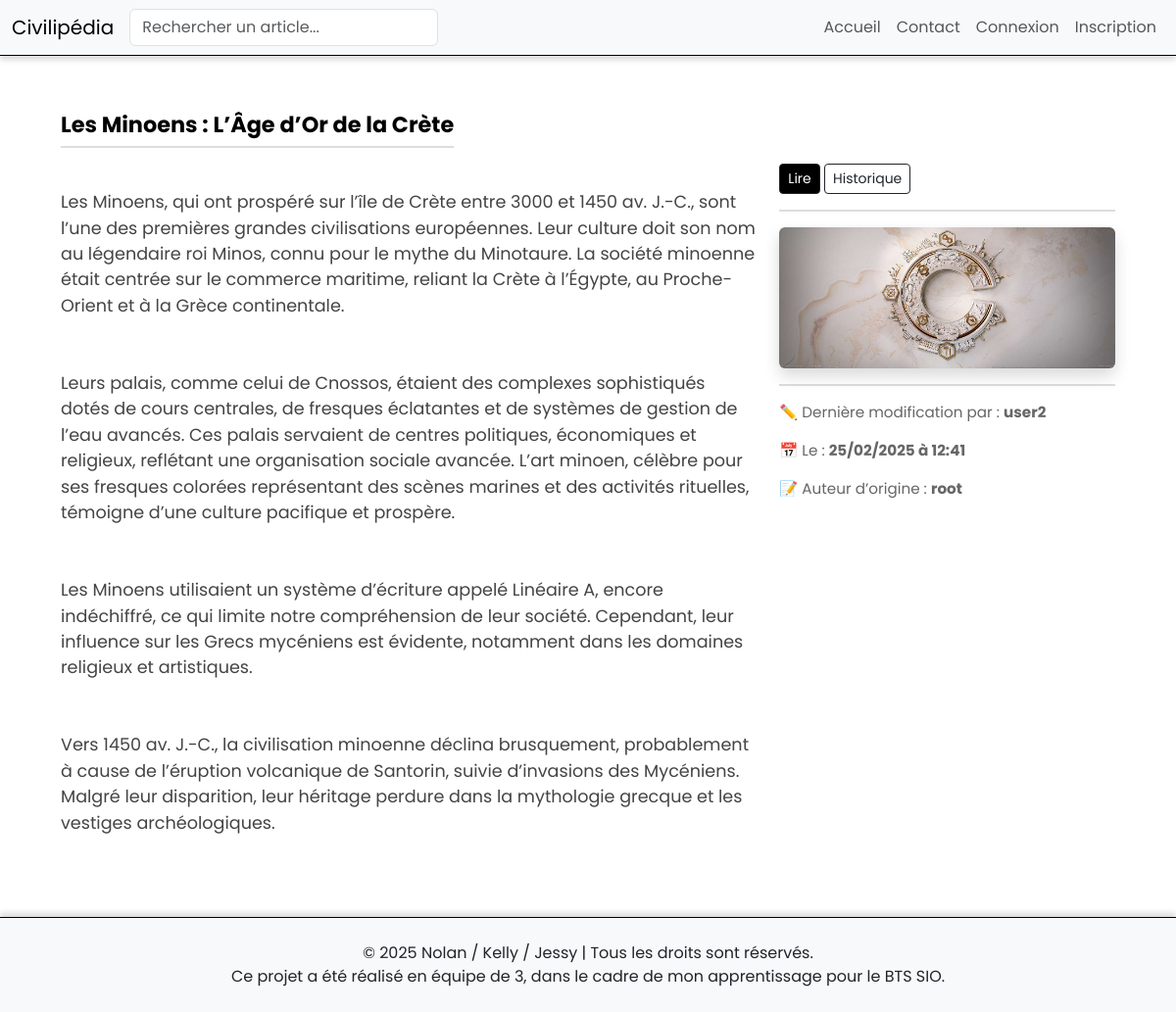
Screenshot of /templateArt.php?articleID=9 with the database file from the repository.
### tables this page shows
CREATE TABLE IF NOT EXISTS article (
    id INT AUTO_INCREMENT PRIMARY KEY,
    title VARCHAR(255) NOT NULL,
    content TEXT NOT NULL,
    created_at DATETIME NOT NULL,
    updated_at DATETIME NULL,
    firstAuthor INT NOT NULL,
    user_id INT NOT NULL,
    FOREIGN KEY (firstAuthor) REFERENCES user(id) ON DELETE CASCADE,
    FOREIGN KEY (user_id) REFERENCES user(id) ON DELETE CASCADE
);

CREATE TABLE IF NOT EXISTS user (
    id INT AUTO_INCREMENT PRIMARY KEY,
    username VARCHAR(50) NOT NULL UNIQUE,  
    password VARCHAR(255) NOT NULL,
    role ENUM('user', 'admin') NOT NULL  
);

### src/model/ArtModel/postArtModel.php (called while the page is built, shortened)
<?php
class ArtPostModel
{
    public function getPostArt(PDO $bdd, $postArtId)
    {
        $recupPostArt = $bdd->prepare('SELECT * FROM article WHERE id = :id');
        $recupPostArt->execute(['id' => $postArtId]);
        return $recupPostArt->fetchAll(PDO::FETCH_ASSOC);
    }
    public function getPostArtUser(PDO $bdd, $postArtUserId)
    {
        $recupPostArtUser = $bdd->prepare(
            'SELECT username FROM user WHERE id = :id'
        );
        $recupPostArtUser->execute(['id' => $postArtUserId]);
        return $recupPostArtUser->fetch(PDO::FETCH_ASSOC);
    }
    public function getFirstPostArtUser(PDO $bdd, $postArtUserId)
    {
        $recupPostArtUser = $bdd->prepare(
            'SELECT username FROM user WHERE id = :id'
        );
        $recupPostArtUser->execute(['id' => $postArtUserId]);
        return $recupPostArtUser->fetch(PDO::FETCH_ASSOC);
    }
    public function getArticleImage(PDO $bdd, $articleID)
    {
        $query = $bdd->prepare('SELECT url FROM image WHERE article_id = :article_id LIMIT 1');
        $query->execute(['article_id' => $articleID]);
        return $query->fetch(PDO::FETCH_ASSOC);
    }
}

### src/control/ArtControl/postArt.php (the view, shortened to what this page needs)
<?php
include_once 'src/model/ArtModel/postArtModel.php';
include_once 'src/control/BDDControl/connectBDD.php';
if (!empty($_GET['articleID'])) {
    $postArtId = intval($_GET['articleID']);
} else {
    throw new Exception("Identifiant de l'article non spécifié.");
}
$artPostModel = new ArtPostModel();
$articles = $artPostModel->getPostArt($bdd, $postArtId);
$imageData = $artPostModel->getArticleImage($bdd, $postArtId);
$imageUrl = $imageData['url'] ?? 'assets/img/imgDefault.jpg';
if (!empty($articles)) {
    $postArtUser = $articles[0]['user_id'];
    $postArtFirstUser = $articles[0]['firstAuthor'];
    $userArticles = $artPostModel->getPostArtUser($bdd, $postArtUser);
    $userFirstArticles = $artPostModel->getFirstPostArtUser($bdd, $postArtFirstUser);
} else {
    throw new Exception("Article non trouvé.");
}
foreach ($articles as $article) {
    $dateToShow = !empty($article['updated_at']) ? $article['updated_at'] : $article['created_at'];
?>
    <div class="article-wrapper container">
        <div class="row">
            <div class="col-12">
                <div class="article-header text-center">
                    <h1 class="article-title"><?= htmlspecialchars($article['title']); ?></h1>
                </div>
            </div>
        </div>
        <div class="row">
            <div class="col-lg-8 order-last order-lg-first">
                <div class="article-content">
                    <?= nl2br($article['content']); ?>
                </div>
            </div>
            <div class="col-lg-4 order-first order-lg-last">
                <div class="article-image-desktop sticky-top z-0">
                    <div class="link mb-3">
                        <a href="templateArt.php?articleID=<?= $article['id']; ?>" class="btn btn-outline-dark btn-sm active">Lire</a>
                        <a href="historique.php?articleID=<?= $article['id']; ?>" class="btn btn-outline-dark btn-sm">Historique</a>
                    </div>
                    <img src="<?= htmlspecialchars($imageUrl) ?>" alt="Image de l'article" class="img-fluid rounded shadow">
                    <div class="article-meta mt-3">
                        <p>✏️ Dernière modification par : <strong><?= htmlspecialchars($userArticles['username'] ?? 'Aucune modification'); ?></strong></p>
                        <p>📅 Le : <strong><?= date("d/m/Y à H:i", strtotime($dateToShow)); ?></strong></p>
                        <p>📝 Auteur d’origine : <strong><?= htmlspecialchars($userFirstArticles['username']); ?></strong></p>
                    </div>
                </div>
            </div>
        </div>
    </div>
<?php
}
?>

### css/baseStyle.css (style rules this page uses)
* { margin: 0; padding: 0; box-sizing: border-box; text-decoration: none; list-style: none; font-family: "Poppins", sans-serif; }

### css/articleStyle.css (style rules this page uses)
.article-title { font-size: 1.4rem; font-weight: bold; color: black; border-bottom: 2px solid #ddd; padding-bottom: 0.5rem; text-align: start; }
.article-wrapper { padding: 2rem; }
.article-content { font-size: 1.1rem; color: #444; white-space: pre-line; }
.article-meta { font-size: 0.95rem; color: #666; border-top: 2px solid #ddd; padding-top: 1rem; }
.article-header { display: flex; align-items: center; margin-bottom: 0.5rem; }
.link { border-bottom: 2px solid #ddd; padding-bottom: 1rem; }
.article-image-desktop img, .article-image-mobile img { max-height: 450px; object-fit: cover; border-radius: 15px; }
.article-image-desktop { top: 100px; }
.link .active { background-color: black !important; color: white !important; cursor: default; }

### rows the page displays
article: title "Les Minoens : L’Âge d’Or de la Crète", content "Les Minoens, qui ont prospéré sur l’île de Crète entre 3000 et 1450 av. J.-C., sont l’une des premières grandes civilisations européennes. Leur culture doit son nom au légendaire roi Minos, connu pour le mythe du Minotaure. La société minoenne était centrée sur le commerce maritime, reliant la Crète à l’Égypte, au Proche-Orient et à la Grèce continentale. Leurs palais, comme celui de Cnossos, étaient des complexes sophistiqués dotés de cours centrales, de fresques éclatantes et de systèmes de gestion de l’eau avancés. Ces palais servaient de centres politiques, économiques et religieux, reflétant une organisation sociale avancée. L’art minoen, célèbre pour ses fresques colorées représentant…", user.username "user2", date("d/m/Y à H:i", strtotime($dateToShow)) "25/02/2025 à 12:41", firstAuthor.username "root"
